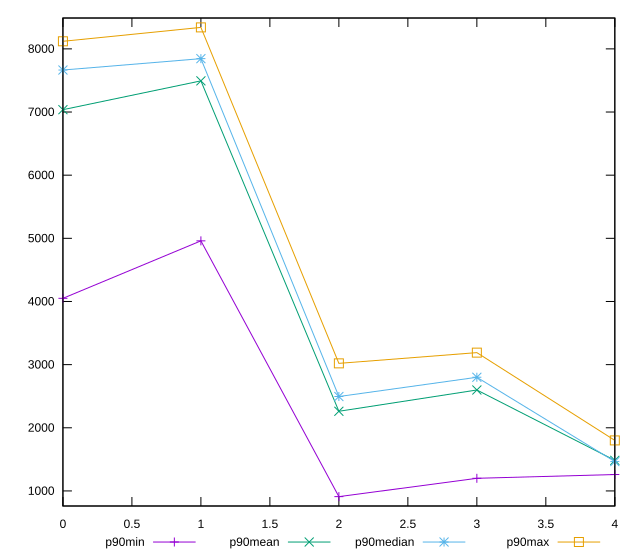

Write gnuplot code to recreate this figure.
reset

$p90Min <<EOF
0 4050
1 4960
2 910
3 1200
4 1260
EOF

$p90Mean <<EOF
0 7037.234042553191
1 7493.404255319149
2 2261.3829787234044
3 2598.404255319149
4 1484.0425531914893
EOF

$p90Median <<EOF
0 7665
1 7845
2 2495
3 2800
4 1465
EOF

$p90Max <<EOF
0 8120
1 8340
2 3020
3 3190
4 1800
EOF

set key outside below
set xrange [0:4]
set yrange [761.4:8488.6]
set trange [761.4:8488.6]
set terminal svg size 640, 560 enhanced background rgb 'white'
set output "report_00015_2021-02-09T16-11-33.973Z/uses-text-compression/progression/value.svg"

plot $p90Min title "p90min" with linespoints, \
     $p90Mean title "p90mean" with linespoints, \
     $p90Median title "p90median" with linespoints, \
     $p90Max title "p90max" with linespoints

reset
